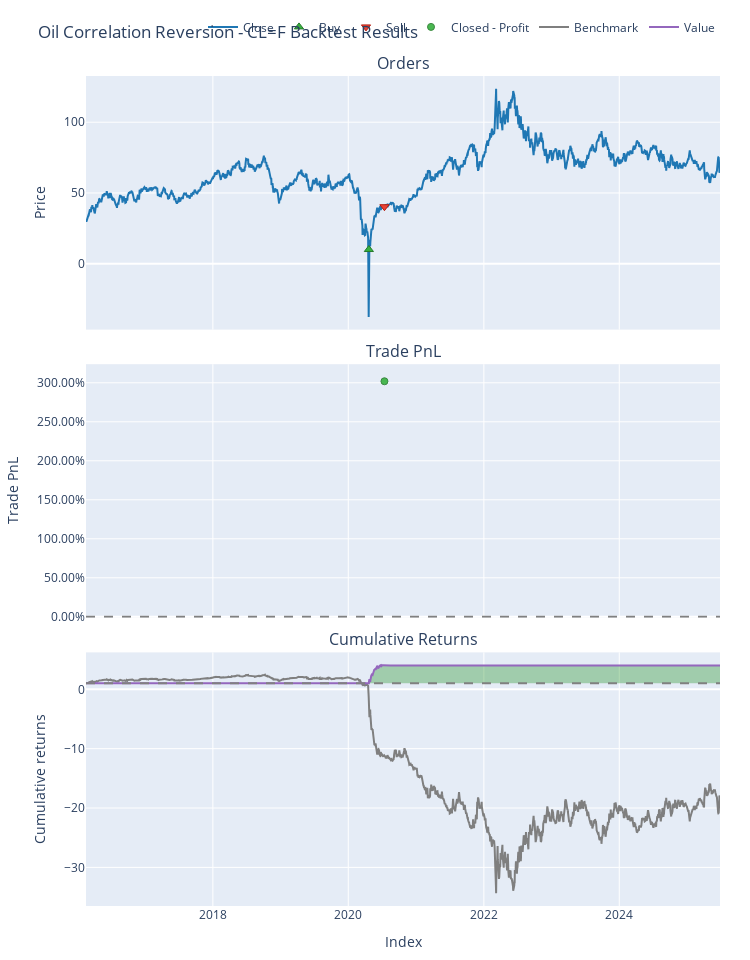
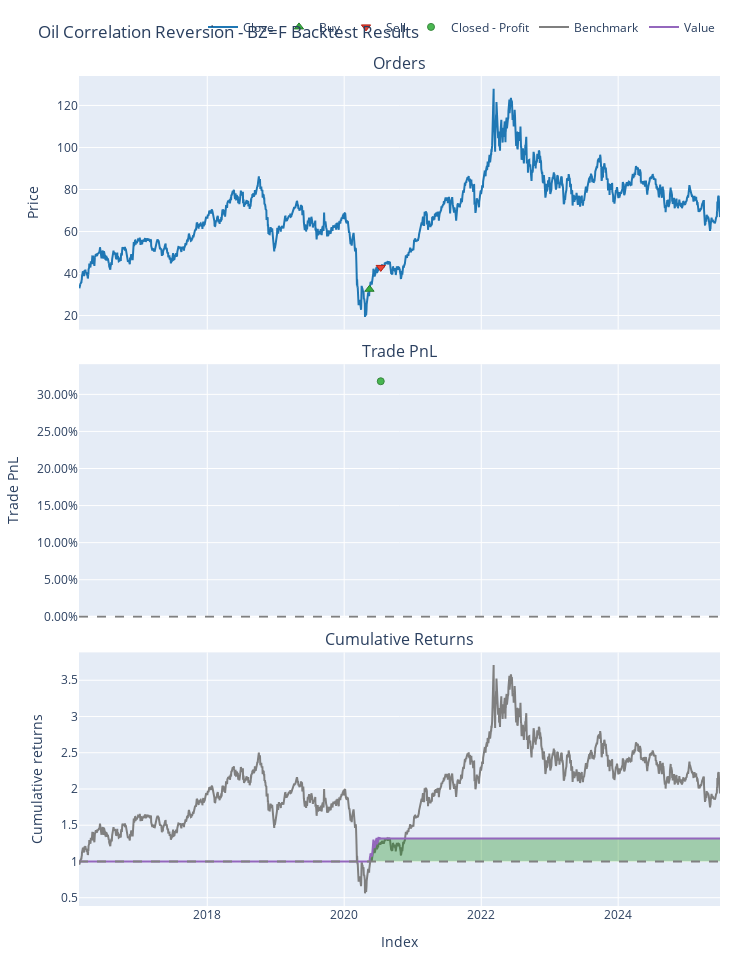

Notebook code cell kept with these figures, in order:
### Code cell
# --- Example Usage ---

# 1. Define strategy parameters
strategy_params = {
    'rolling_window': 30,
    'entry_corr_low': 0.6,
    'exit_corr_high': 0.9
}

# 2. Instantiate the strategy
mrc_strategy = MeanReversionCorrelationStrategy(
    name="Oil Correlation Reversion",
    symbols=['CL=F', 'BZ=F'],
    **strategy_params
)

# 3. Load data
mrc_strategy.load_data(start_date='2016-01-01')

# 4. Run the backtest
# You can override init_cash or fees here if needed
mrc_strategy.backtest(init_cash=100000)

# 5. Get and print performance metrics
metrics = mrc_strategy.get_performance_metrics()
for key, value in metrics.items():
    if key != 'portfolio': # Don't print the giant portfolio object
        print(f"{key}: {value}")

# 6. Plot the results
mrc_strategy.plot_results()

### Figure 1 — Plotly figure (JSON) as saved in the notebook; plotly's stock layout.template omitted (floating-point values rounded to 4 significant figures; data arrays with more than 128 entries replaced by an {"elided": "..."} marker saying what was removed)
{"data": [{"legendgroup": "0", "line": {"color": "#1f77b4"}, "name": "Close", "showlegend": true, "type": "scatter", "uid": "7c8689ce-c06b-4e9b-ac73-0202677e06dd", "x": {"elided": "2354 str values"}, "xaxis": "x", "y": {"elided": "2354 float values"}, "yaxis": "y"}, {"customdata": [[0, 9980.0, 99.9]], "hovertemplate": "Order Id: %{customdata[0]}<br>Timestamp: %{x}<br>Price: %{y}<br>Size: %{customdata[1]:.6f}<br>Fees: %{customdata[2]:.6f}", "legendgroup": "1", "marker": {"color": "#37B13F", "line": {"color": "rgb(38,123,44)", "width": 1}, "size": 8, "symbol": "triangle-up"}, "mode": "markers", "name": "Buy", "type": "scatter", "uid": "090807ad-5c2a-444f-9e64-a07b99152ab9", "x": ["2020-04-21T00:00:00"], "xaxis": "x", "y": [10.01], "yaxis": "y"}, {"customdata": [[1, 9980.0, 402.1]], "hovertemplate": "Order Id: %{customdata[0]}<br>Timestamp: %{x}<br>Price: %{y}<br>Size: %{customdata[1]:.6f}<br>Fees: %{customdata[2]:.6f}", "legendgroup": "2", "marker": {"color": "#EA4335", "line": {"color": "rgb(181,31,18)", "width": 1}, "size": 8, "symbol": "triangle-down"}, "mode": "markers", "name": "Sell", "type": "scatter", "uid": "73d1af54-9345-45d4-bbfa-10825c7c9734", "x": ["2020-07-14T00:00:00"], "xaxis": "x", "y": [40.29], "yaxis": "y"}, {"customdata": [[0, 0, 301700.0, 3.02]], "hovertemplate": "Exit Trade Id: %{customdata[0]}<br>Position Id: %{customdata[1]}<br>Exit Timestamp: %{x}<br>PnL: %{customdata[2]:.6f}<br>Return: %{customdata[3]:.2%}", "legendgroup": "3", "marker": {"color": "#37B13F", "line": {"color": "rgb(38,123,44)", "width": 1}, "opacity": [0.9], "size": [7], "symbol": "circle"}, "mode": "markers", "name": "Closed - Profit", "type": "scatter", "uid": "5a1dba39-21fe-4494-bd93-fb3e08ea18e4", "x": ["2020-07-14T00:00:00"], "xaxis": "x2", "y": [3.02], "yaxis": "y2"}, {"legendgroup": "4", "line": {"color": "#7f7f7f"}, "name": "Benchmark", "showlegend": true, "type": "scatter", "uid": "355ca170-6bd5-46fe-b4a5-92791f678d63", "x": {"elided": "2354 str values"}, "xaxis": "x3", "y": {"elided": "2354 float values"}, "yaxis": "y3"}, {"hoverinfo": "skip", "legendgroup": "5", "line": {"color": "rgba(0, 0, 0, 0)", "width": 0}, "opacity": 0, "showlegend": false, "type": "scatter", "uid": "900a75ea-d2fc-492f-a9b4-28a60803d316", "x": {"elided": "2354 str values"}, "xaxis": "x3", "y": {"elided": "2354 int values"}, "yaxis": "y3"}, {"connectgaps": false, "fill": "tonexty", "fillcolor": "rgba(0, 128, 0, 0.3)", "hoverinfo": "skip", "legendgroup": "5", "line": {"color": "rgba(0, 0, 0, 0)", "width": 0}, "opacity": 0, "showlegend": false, "type": "scatter", "uid": "c34229d4-440a-4799-9d0e-64f43277e2c9", "x": {"elided": "2354 str values"}, "xaxis": "x3", "y": {"elided": "2354 float values"}, "yaxis": "y3"}, {"hoverinfo": "skip", "legendgroup": "5", "line": {"color": "rgba(0, 0, 0, 0)", "width": 0}, "opacity": 0, "showlegend": false, "type": "scatter", "uid": "3e30855b-ce7a-4833-b870-93ecaeba6d1f", "x": {"elided": "2354 str values"}, "xaxis": "x3", "y": {"elided": "2354 int values"}, "yaxis": "y3"}, {"connectgaps": false, "fill": "tonexty", "fillcolor": "rgba(255, 0, 0, 0.3)", "hoverinfo": "skip", "legendgroup": "5", "line": {"color": "rgba(0, 0, 0, 0)", "width": 0}, "opacity": 0, "showlegend": false, "type": "scatter", "uid": "3b4643eb-a2f3-4e0f-ac43-d30141f362f6", "x": {"elided": "2354 str values"}, "xaxis": "x3", "y": {"elided": "2354 float values"}, "yaxis": "y3"}, {"legendgroup": "6", "line": {"color": "#9467bd"}, "name": "Value", "showlegend": true, "type": "scatter", "uid": "3d7734c1-2e5e-4253-9b8b-42526b21bc03", "x": {"elided": "2354 str values"}, "xaxis": "x3", "y": {"elided": "2354 float values"}, "yaxis": "y3"}, {"hoverinfo": "skip", "legendgroup": "5", "line": {"color": "rgba(0, 0, 0, 0)", "width": 0}, "opacity": 0, "showlegend": false, "type": "scatter", "uid": "0b55d5ac-c4cf-4fbc-9f8e-3a69721e2857", "x": {"elided": "2354 str values"}, "xaxis": "x3", "y": {"elided": "2354 int values"}, "yaxis": "y3"}], "layout": {"annotations": [{"font": {"size": 16}, "showarrow": false, "text": "Orders", "x": 0.5, "xanchor": "center", "xref": "paper", "y": 1, "yanchor": "bottom", "yref": "paper"}, {"font": {"size": 16}, "showarrow": false, "text": "Trade PnL", "x": 0.5, "xanchor": "center", "xref": "paper", "y": 0.6528, "yanchor": "bottom", "yref": "paper"}, {"font": {"size": 16}, "showarrow": false, "text": "Cumulative Returns", "x": 0.5, "xanchor": "center", "xref": "paper", "y": 0.3056, "yanchor": "bottom", "yref": "paper"}], "height": 960, "legend": {"orientation": "h", "traceorder": "normal", "x": 1, "xanchor": "right", "y": 1.042, "yanchor": "bottom"}, "margin": {"b": 30, "l": 30, "r": 30, "t": 30}, "shapes": [{"line": {"color": "gray", "dash": "dash"}, "type": "line", "x0": 0, "x1": 1, "xref": "paper", "y0": 0, "y1": 0, "yref": "y2"}, {"line": {"color": "gray", "dash": "dash"}, "type": "line", "x0": 0, "x1": 1, "xref": "paper", "y0": 1, "y1": 1, "yref": "y3"}], "showlegend": true, "title": {"text": "Oil Correlation Reversion - CL=F Backtest Results"}, "width": 750, "xaxis": {"anchor": "y", "autorange": true, "domain": [0, 1], "matches": "x3", "range": ["2016-02-17", "2025-06-27"], "showticklabels": false, "type": "date"}, "xaxis2": {"anchor": "y2", "autorange": true, "domain": [0, 1], "matches": "x3", "range": ["2016-02-17", "2025-06-27"], "showticklabels": false, "type": "date"}, "xaxis3": {"anchor": "y3", "autorange": true, "domain": [0, 1], "range": ["2016-02-17", "2025-06-27"], "title": {"text": "Index"}, "type": "date"}, "yaxis": {"anchor": "x", "autorange": true, "domain": [0.6944, 1], "range": [-46.59, 132.7], "title": {"text": "Price"}, "type": "linear"}, "yaxis2": {"anchor": "x2", "autorange": true, "domain": [0.3472, 0.6528], "range": [-0.01279, 3.238], "tickformat": ".2%", "title": {"text": "Trade PnL"}, "type": "linear"}, "yaxis3": {"anchor": "x3", "autorange": true, "domain": [0, 0.3056], "range": [-36.5, 6.218], "title": {"text": "Cumulative returns"}, "type": "linear"}}}

### Figure 2 — Plotly figure (JSON) as saved in the notebook; plotly's stock layout.template omitted (floating-point values rounded to 4 significant figures; data arrays with more than 128 entries replaced by an {"elided": "..."} marker saying what was removed)
{"data": [{"legendgroup": "0", "line": {"color": "#1f77b4"}, "name": "Close", "showlegend": true, "type": "scatter", "uid": "1b8c7562-93ab-46d2-ab15-c2fdf5eebfeb", "x": {"elided": "2354 str values"}, "xaxis": "x", "y": {"elided": "2354 float values"}, "yaxis": "y"}, {"customdata": [[2, 3074.0, 99.9]], "hovertemplate": "Order Id: %{customdata[0]}<br>Timestamp: %{x}<br>Price: %{y}<br>Size: %{customdata[1]:.6f}<br>Fees: %{customdata[2]:.6f}", "legendgroup": "1", "marker": {"color": "#37B13F", "line": {"color": "rgb(38,123,44)", "width": 1}, "size": 8, "symbol": "triangle-up"}, "mode": "markers", "name": "Buy", "type": "scatter", "uid": "83cc1cad-bca8-4af5-ba94-4d55800850a8", "x": ["2020-05-15T00:00:00"], "xaxis": "x", "y": [32.5], "yaxis": "y"}, {"customdata": [[3, 3074.0, 131.9]], "hovertemplate": "Order Id: %{customdata[0]}<br>Timestamp: %{x}<br>Price: %{y}<br>Size: %{customdata[1]:.6f}<br>Fees: %{customdata[2]:.6f}", "legendgroup": "2", "marker": {"color": "#EA4335", "line": {"color": "rgb(181,31,18)", "width": 1}, "size": 8, "symbol": "triangle-down"}, "mode": "markers", "name": "Sell", "type": "scatter", "uid": "ae10d870-67ad-4417-b251-c63af7a9eebb", "x": ["2020-07-14T00:00:00"], "xaxis": "x", "y": [42.9], "yaxis": "y"}, {"customdata": [[1, 1, 31740.0, 0.3177]], "hovertemplate": "Exit Trade Id: %{customdata[0]}<br>Position Id: %{customdata[1]}<br>Exit Timestamp: %{x}<br>PnL: %{customdata[2]:.6f}<br>Return: %{customdata[3]:.2%}", "legendgroup": "3", "marker": {"color": "#37B13F", "line": {"color": "rgb(38,123,44)", "width": 1}, "opacity": [0.9], "size": [7], "symbol": "circle"}, "mode": "markers", "name": "Closed - Profit", "type": "scatter", "uid": "a5e430f3-e843-48a1-a047-da8930778926", "x": ["2020-07-14T00:00:00"], "xaxis": "x2", "y": [0.3177], "yaxis": "y2"}, {"legendgroup": "4", "line": {"color": "#7f7f7f"}, "name": "Benchmark", "showlegend": true, "type": "scatter", "uid": "f4506b6d-c43d-4b30-8da5-b68b34f6ba4f", "x": {"elided": "2354 str values"}, "xaxis": "x3", "y": {"elided": "2354 float values"}, "yaxis": "y3"}, {"hoverinfo": "skip", "legendgroup": "5", "line": {"color": "rgba(0, 0, 0, 0)", "width": 0}, "opacity": 0, "showlegend": false, "type": "scatter", "uid": "5c249056-e8ac-483f-a6e2-02b2b884835b", "x": {"elided": "2354 str values"}, "xaxis": "x3", "y": {"elided": "2354 int values"}, "yaxis": "y3"}, {"connectgaps": false, "fill": "tonexty", "fillcolor": "rgba(0, 128, 0, 0.3)", "hoverinfo": "skip", "legendgroup": "5", "line": {"color": "rgba(0, 0, 0, 0)", "width": 0}, "opacity": 0, "showlegend": false, "type": "scatter", "uid": "5a1aac11-9b26-4c82-848c-0d469c916c3c", "x": {"elided": "2354 str values"}, "xaxis": "x3", "y": {"elided": "2354 float values"}, "yaxis": "y3"}, {"hoverinfo": "skip", "legendgroup": "5", "line": {"color": "rgba(0, 0, 0, 0)", "width": 0}, "opacity": 0, "showlegend": false, "type": "scatter", "uid": "938841b7-e642-493f-9dc3-a05c03203616", "x": {"elided": "2354 str values"}, "xaxis": "x3", "y": {"elided": "2354 int values"}, "yaxis": "y3"}, {"connectgaps": false, "fill": "tonexty", "fillcolor": "rgba(255, 0, 0, 0.3)", "hoverinfo": "skip", "legendgroup": "5", "line": {"color": "rgba(0, 0, 0, 0)", "width": 0}, "opacity": 0, "showlegend": false, "type": "scatter", "uid": "522ad908-6d1b-45d6-b6c3-c7a7207ac9b5", "x": {"elided": "2354 str values"}, "xaxis": "x3", "y": {"elided": "2354 float values"}, "yaxis": "y3"}, {"legendgroup": "6", "line": {"color": "#9467bd"}, "name": "Value", "showlegend": true, "type": "scatter", "uid": "4925db47-7a17-4772-aa31-225b7317442b", "x": {"elided": "2354 str values"}, "xaxis": "x3", "y": {"elided": "2354 float values"}, "yaxis": "y3"}, {"hoverinfo": "skip", "legendgroup": "5", "line": {"color": "rgba(0, 0, 0, 0)", "width": 0}, "opacity": 0, "showlegend": false, "type": "scatter", "uid": "90214ede-de72-4178-ae27-9c998971428b", "x": {"elided": "2354 str values"}, "xaxis": "x3", "y": {"elided": "2354 int values"}, "yaxis": "y3"}], "layout": {"annotations": [{"font": {"size": 16}, "showarrow": false, "text": "Orders", "x": 0.5, "xanchor": "center", "xref": "paper", "y": 1, "yanchor": "bottom", "yref": "paper"}, {"font": {"size": 16}, "showarrow": false, "text": "Trade PnL", "x": 0.5, "xanchor": "center", "xref": "paper", "y": 0.6528, "yanchor": "bottom", "yref": "paper"}, {"font": {"size": 16}, "showarrow": false, "text": "Cumulative Returns", "x": 0.5, "xanchor": "center", "xref": "paper", "y": 0.3056, "yanchor": "bottom", "yref": "paper"}], "height": 960, "legend": {"orientation": "h", "traceorder": "normal", "x": 1, "xanchor": "right", "y": 1.042, "yanchor": "bottom"}, "margin": {"b": 30, "l": 30, "r": 30, "t": 30}, "shapes": [{"line": {"color": "gray", "dash": "dash"}, "type": "line", "x0": 0, "x1": 1, "xref": "paper", "y0": 0, "y1": 0, "yref": "y2"}, {"line": {"color": "gray", "dash": "dash"}, "type": "line", "x0": 0, "x1": 1, "xref": "paper", "y0": 1, "y1": 1, "yref": "y3"}], "showlegend": true, "title": {"text": "Oil Correlation Reversion - BZ=F Backtest Results"}, "width": 750, "xaxis": {"anchor": "y", "autorange": true, "domain": [0, 1], "matches": "x3", "range": ["2016-02-17", "2025-06-27"], "showticklabels": false, "type": "date"}, "xaxis2": {"anchor": "y2", "autorange": true, "domain": [0, 1], "matches": "x3", "range": ["2016-02-17", "2025-06-27"], "showticklabels": false, "type": "date"}, "xaxis3": {"anchor": "y3", "autorange": true, "domain": [0, 1], "range": ["2016-02-17", "2025-06-27"], "title": {"text": "Index"}, "type": "date"}, "yaxis": {"anchor": "x", "autorange": true, "domain": [0.6944, 1], "range": [13.29, 134.0], "title": {"text": "Price"}, "type": "linear"}, "yaxis2": {"anchor": "x2", "autorange": true, "domain": [0.3472, 0.6528], "range": [-0.001345, 0.3407], "tickformat": ".2%", "title": {"text": "Trade PnL"}, "type": "linear"}, "yaxis3": {"anchor": "x3", "autorange": true, "domain": [0, 0.3056], "range": [0.3853, 3.885], "title": {"text": "Cumulative returns"}, "type": "linear"}}}
